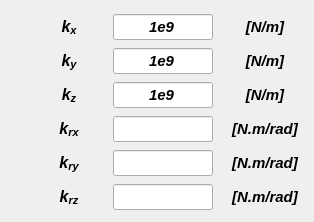
        <widget class="QWidget" name="tab_spring">
         <attribute name="title">
          <string>Spring</string>
         </attribute>
         <widget class="QWidget" name="gridLayoutWidget_6">
          <property name="geometry">
           <rect>
            <x>38</x>
            <y>10</y>
            <width>267</width>
            <height>203</height>
           </rect>
          </property>
          <layout class="QGridLayout" name="gridLayout_6">
           <property name="leftMargin">
            <number>0</number>
           </property>
           <property name="topMargin">
            <number>3</number>
           </property>
           <property name="bottomMargin">
            <number>0</number>
           </property>
           <property name="horizontalSpacing">
            <number>12</number>
           </property>
           <property name="verticalSpacing">
            <number>7</number>
           </property>
           <item row="4" column="0" alignment="Qt::AlignHCenter">
            <widget class="QLabel" name="label_102">
             <property name="enabled">
              <bool>true</bool>
             </property>
             <property name="minimumSize">
              <size>
               <width>40</width>
               <height>21</height>
              </size>
             </property>
             <property name="maximumSize">
              <size>
               <width>40</width>
               <height>21</height>
              </size>
             </property>
             <property name="font">
              <font>
               <family>Arial</family>
               <pointsize>12</pointsize>
               <weight>75</weight>
               <italic>true</italic>
               <bold>true</bold>
              </font>
             </property>
             <property name="text">
              <string>&lt;html&gt;&lt;head/&gt;&lt;body&gt;&lt;p align=&quot;center&quot;&gt;&lt;span style=&quot; font-size:12pt;&quot;&gt;k&lt;/span&gt;&lt;span style=&quot; font-size:12pt; vertical-align:sub;&quot;&gt;ry&lt;/span&gt;&lt;/p&gt;&lt;/body&gt;&lt;/html&gt;</string>
             </property>
             <property name="alignment">
              <set>Qt::AlignCenter</set>
             </property>
            </widget>
           </item>
           <item row="5" column="2">
            <widget class="QLabel" name="label_91">
             <property name="minimumSize">
              <size>
               <width>80</width>
               <height>0</height>
              </size>
             </property>
             <property name="maximumSize">
              <size>
               <width>80</width>
               <height>16777215</height>
              </size>
             </property>
             <property name="font">
              <font>
               <family>Arial</family>
               <pointsize>11</pointsize>
               <weight>75</weight>
               <italic>true</italic>
               <bold>true</bold>
              </font>
             </property>
             <property name="text">
              <string>[N.m/rad]</string>
             </property>
             <property name="alignment">
              <set>Qt::AlignCenter</set>
             </property>
            </widget>
           </item>
           <item row="5" column="0" alignment="Qt::AlignHCenter">
            <widget class="QLabel" name="label_104">
             <property name="enabled">
              <bool>true</bool>
             </property>
             <property name="minimumSize">
              <size>
               <width>40</width>
               <height>21</height>
              </size>
             </property>
             <property name="maximumSize">
              <size>
               <width>40</width>
               <height>21</height>
              </size>
             </property>
             <property name="font">
              <font>
               <family>Arial</family>
               <pointsize>12</pointsize>
               <weight>75</weight>
               <italic>true</italic>
               <bold>true</bold>
              </font>
             </property>
             <property name="text">
              <string>&lt;html&gt;&lt;head/&gt;&lt;body&gt;&lt;p align=&quot;center&quot;&gt;&lt;span style=&quot; font-size:12pt;&quot;&gt;k&lt;/span&gt;&lt;span style=&quot; font-size:12pt; vertical-align:sub;&quot;&gt;rz&lt;/span&gt;&lt;/p&gt;&lt;/body&gt;&lt;/html&gt;</string>
             </property>
             <property name="alignment">
              <set>Qt::AlignCenter</set>
             </property>
            </widget>
           </item>
           <item row="1" column="2">
            <widget class="QLabel" name="label_15">
             <property name="minimumSize">
              <size>
               <width>80</width>
               <height>0</height>
              </size>
             </property>
             <property name="maximumSize">
              <size>
               <width>80</width>
               <height>16777215</height>
              </size>
             </property>
             <property name="font">
              <font>
               <family>Arial</family>
               <pointsize>11</pointsize>
               <weight>75</weight>
               <italic>true</italic>
               <bold>true</bold>
              </font>
             </property>
             <property name="text">
              <string>[N/m]</string>
             </property>
             <property name="alignment">
              <set>Qt::AlignCenter</set>
             </property>
            </widget>
           </item>
           <item row="2" column="2">
            <widget class="QLabel" name="label_84">
             <property name="minimumSize">
              <size>
               <width>80</width>
               <height>0</height>
              </size>
             </property>
             <property name="maximumSize">
              <size>
               <width>80</width>
               <height>16777215</height>
              </size>
             </property>
             <property name="font">
              <font>
               <family>Arial</family>
               <pointsize>11</pointsize>
               <weight>75</weight>
               <italic>true</italic>
               <bold>true</bold>
              </font>
             </property>
             <property name="text">
              <string>[N/m]</string>
             </property>
             <property name="alignment">
              <set>Qt::AlignCenter</set>
             </property>
            </widget>
           </item>
           <item row="4" column="2">
            <widget class="QLabel" name="label_90">
             <property name="minimumSize">
              <size>
               <width>80</width>
               <height>0</height>
              </size>
             </property>
             <property name="maximumSize">
              <size>
               <width>80</width>
               <height>16777215</height>
              </size>
             </property>
             <property name="font">
              <font>
               <family>Arial</family>
               <pointsize>11</pointsize>
               <weight>75</weight>
               <italic>true</italic>
               <bold>true</bold>
              </font>
             </property>
             <property name="text">
              <string>[N.m/rad]</string>
             </property>
             <property name="alignment">
              <set>Qt::AlignCenter</set>
             </property>
            </widget>
           </item>
           <item row="3" column="2">
            <widget class="QLabel" name="label_87">
             <property name="minimumSize">
              <size>
               <width>80</width>
               <height>0</height>
              </size>
             </property>
             <property name="maximumSize">
              <size>
               <width>80</width>
               <height>16777215</height>
              </size>
             </property>
             <property name="font">
              <font>
               <family>Arial</family>
               <pointsize>11</pointsize>
               <weight>75</weight>
               <italic>true</italic>
               <bold>true</bold>
              </font>
             </property>
             <property name="text">
              <string>[N.m/rad]</string>
             </property>
             <property name="alignment">
              <set>Qt::AlignCenter</set>
             </property>
            </widget>
           </item>
           <item row="0" column="1">
            <widget class="QLineEdit" name="lineEdit_Kx">
             <property name="enabled">
              <bool>true</bool>
             </property>
             <property name="minimumSize">
              <size>
               <width>100</width>
               <height>26</height>
              </size>
             </property>
             <property name="maximumSize">
              <size>
               <width>100</width>
               <height>26</height>
              </size>
             </property>
             <property name="font">
              <font>
               <family>Arial</family>
               <pointsize>11</pointsize>
               <weight>75</weight>
               <italic>true</italic>
               <bold>true</bold>
              </font>
             </property>
             <property name="text">
              <string>1e9</string>
             </property>
             <property name="alignment">
              <set>Qt::AlignCenter</set>
             </property>
            </widget>
           </item>
           <item row="2" column="1">
            <widget class="QLineEdit" name="lineEdit_Kz">
             <property name="enabled">
              <bool>true</bool>
             </property>
             <property name="minimumSize">
              <size>
               <width>100</width>
               <height>26</height>
              </size>
             </property>
             <property name="maximumSize">
              <size>
               <width>100</width>
               <height>26</height>
              </size>
             </property>
             <property name="font">
              <font>
               <family>Arial</family>
               <pointsize>11</pointsize>
               <weight>75</weight>
               <italic>true</italic>
               <bold>true</bold>
              </font>
             </property>
             <property name="text">
              <string>1e9</string>
             </property>
             <property name="alignment">
              <set>Qt::AlignCenter</set>
             </property>
            </widget>
           </item>
           <item row="3" column="1">
            <widget class="QLineEdit" name="lineEdit_Krx">
             <property name="enabled">
              <bool>true</bool>
             </property>
             <property name="minimumSize">
              <size>
               <width>100</width>
               <height>26</height>
              </size>
             </property>
             <property name="maximumSize">
              <size>
               <width>100</width>
               <height>26</height>
              </size>
             </property>
             <property name="font">
              <font>
               <family>Arial</family>
               <pointsize>11</pointsize>
               <weight>75</weight>
               <italic>true</italic>
               <bold>true</bold>
              </font>
             </property>
             <property name="alignment">
              <set>Qt::AlignCenter</set>
             </property>
            </widget>
           </item>
           <item row="3" column="0" alignment="Qt::AlignHCenter">
            <widget class="QLabel" name="label_83">
             <property name="enabled">
              <bool>true</bool>
             </property>
             <property name="minimumSize">
              <size>
               <width>40</width>
               <height>21</height>
              </size>
             </property>
             <property name="maximumSize">
              <size>
               <width>40</width>
               <height>21</height>
              </size>
             </property>
             <property name="font">
              <font>
               <family>Arial</family>
               <pointsize>12</pointsize>
               <weight>75</weight>
               <italic>true</italic>
               <bold>true</bold>
              </font>
             </property>
             <property name="text">
              <string>&lt;html&gt;&lt;head/&gt;&lt;body&gt;&lt;p align=&quot;center&quot;&gt;&lt;span style=&quot; font-size:12pt;&quot;&gt;k&lt;/span&gt;&lt;span style=&quot; font-size:12pt; vertical-align:sub;&quot;&gt;rx&lt;/span&gt;&lt;/p&gt;&lt;/body&gt;&lt;/html&gt;</string>
             </property>
             <property name="alignment">
              <set>Qt::AlignCenter</set>
             </property>
            </widget>
           </item>
           <item row="0" column="2">
            <widget class="QLabel" name="label_14">
             <property name="minimumSize">
              <size>
               <width>80</width>
               <height>0</height>
              </size>
             </property>
             <property name="maximumSize">
              <size>
               <width>80</width>
               <height>16777215</height>
              </size>
             </property>
             <property name="font">
              <font>
               <family>Arial</family>
               <pointsize>11</pointsize>
               <weight>75</weight>
               <italic>true</italic>
               <bold>true</bold>
              </font>
             </property>
             <property name="text">
              <string>[N/m]</string>
             </property>
             <property name="alignment">
              <set>Qt::AlignCenter</set>
             </property>
            </widget>
           </item>
           <item row="0" column="0" alignment="Qt::AlignHCenter">
            <widget class="QLabel" name="label_89">
             <property name="enabled">
              <bool>true</bool>
             </property>
             <property name="minimumSize">
              <size>
               <width>40</width>
               <height>21</height>
              </size>
             </property>
             <property name="maximumSize">
              <size>
               <width>40</width>
               <height>21</height>
              </size>
             </property>
             <property name="font">
              <font>
               <family>Arial</family>
               <pointsize>12</pointsize>
               <weight>75</weight>
               <italic>true</italic>
               <bold>true</bold>
              </font>
             </property>
             <property name="mouseTracking">
              <bool>true</bool>
             </property>
             <property name="text">
              <string>&lt;html&gt;&lt;head/&gt;&lt;body&gt;&lt;p align=&quot;center&quot;&gt;&lt;span style=&quot; font-size:12pt;&quot;&gt;k&lt;/span&gt;&lt;span style=&quot; font-size:12pt; vertical-align:sub;&quot;&gt;x&lt;/span&gt;&lt;/p&gt;&lt;/body&gt;&lt;/html&gt;</string>
             </property>
             <property name="alignment">
              <set>Qt::AlignCenter</set>
             </property>
            </widget>
           </item>
           <item row="1" column="0" alignment="Qt::AlignHCenter">
            <widget class="QLabel" name="label_64">
             <property name="enabled">
              <bool>true</bool>
             </property>
             <property name="minimumSize">
              <size>
               <width>40</width>
               <height>21</height>
              </size>
             </property>
             <property name="maximumSize">
              <size>
               <width>40</width>
               <height>21</height>
              </size>
             </property>
             <property name="font">
              <font>
               <family>Arial</family>
               <pointsize>12</pointsize>
               <weight>75</weight>
               <italic>true</italic>
               <bold>true</bold>
              </font>
             </property>
             <property name="mouseTracking">
              <bool>true</bool>
             </property>
             <property name="text">
              <string>&lt;html&gt;&lt;head/&gt;&lt;body&gt;&lt;p align=&quot;center&quot;&gt;&lt;span style=&quot; font-size:12pt;&quot;&gt;k&lt;/span&gt;&lt;span style=&quot; font-size:12pt; vertical-align:sub;&quot;&gt;y&lt;/span&gt;&lt;/p&gt;&lt;/body&gt;&lt;/html&gt;</string>
             </property>
             <property name="alignment">
              <set>Qt::AlignCenter</set>
             </property>
            </widget>
           </item>
           <item row="5" column="1">
            <widget class="QLineEdit" name="lineEdit_Krz">
             <property name="enabled">
              <bool>true</bool>
             </property>
             <property name="minimumSize">
              <size>
               <width>100</width>
               <height>26</height>
              </size>
             </property>
             <property name="maximumSize">
              <size>
               <width>100</width>
               <height>26</height>
              </size>
             </property>
             <property name="font">
              <font>
               <family>Arial</family>
               <pointsize>11</pointsize>
               <weight>75</weight>
               <italic>true</italic>
               <bold>true</bold>
              </font>
             </property>
             <property name="alignment">
              <set>Qt::AlignCenter</set>
             </property>
            </widget>
           </item>
           <item row="2" column="0" alignment="Qt::AlignHCenter">
            <widget class="QLabel" name="label_81">
             <property name="enabled">
              <bool>true</bool>
             </property>
             <property name="minimumSize">
              <size>
               <width>40</width>
               <height>21</height>
              </size>
             </property>
             <property name="maximumSize">
              <size>
               <width>40</width>
               <height>21</height>
              </size>
             </property>
             <property name="font">
              <font>
               <family>Arial</family>
               <pointsize>12</pointsize>
               <weight>75</weight>
               <italic>true</italic>
               <bold>true</bold>
              </font>
             </property>
             <property name="mouseTracking">
              <bool>true</bool>
             </property>
             <property name="text">
              <string>&lt;html&gt;&lt;head/&gt;&lt;body&gt;&lt;p align=&quot;center&quot;&gt;&lt;span style=&quot; font-size:12pt;&quot;&gt;k&lt;/span&gt;&lt;span style=&quot; font-size:12pt; vertical-align:sub;&quot;&gt;z&lt;/span&gt;&lt;/p&gt;&lt;/body&gt;&lt;/html&gt;</string>
             </property>
             <property name="alignment">
              <set>Qt::AlignCenter</set>
             </property>
            </widget>
           </item>
           <item row="4" column="1">
            <widget class="QLineEdit" name="lineEdit_Kry">
             <property name="enabled">
              <bool>true</bool>
             </property>
             <property name="minimumSize">
              <size>
               <width>100</width>
               <height>26</height>
              </size>
             </property>
             <property name="maximumSize">
              <size>
               <width>100</width>
               <height>26</height>
              </size>
             </property>
             <property name="font">
              <font>
               <family>Arial</family>
               <pointsize>11</pointsize>
               <weight>75</weight>
               <italic>true</italic>
               <bold>true</bold>
              </font>
             </property>
             <property name="alignment">
              <set>Qt::AlignCenter</set>
             </property>
            </widget>
           </item>
           <item row="1" column="1">
            <widget class="QLineEdit" name="lineEdit_Ky">
             <property name="enabled">
              <bool>true</bool>
             </property>
             <property name="minimumSize">
              <size>
               <width>100</width>
               <height>26</height>
              </size>
             </property>
             <property name="maximumSize">
              <size>
               <width>100</width>
               <height>26</height>
              </size>
             </property>
             <property name="font">
              <font>
               <family>Arial</family>
               <pointsize>11</pointsize>
               <weight>75</weight>
               <italic>true</italic>
               <bold>true</bold>
              </font>
             </property>
             <property name="text">
              <string>1e9</string>
             </property>
             <property name="alignment">
              <set>Qt::AlignCenter</set>
             </property>
            </widget>
           </item>
          </layout>
         </widget>
        </widget>
